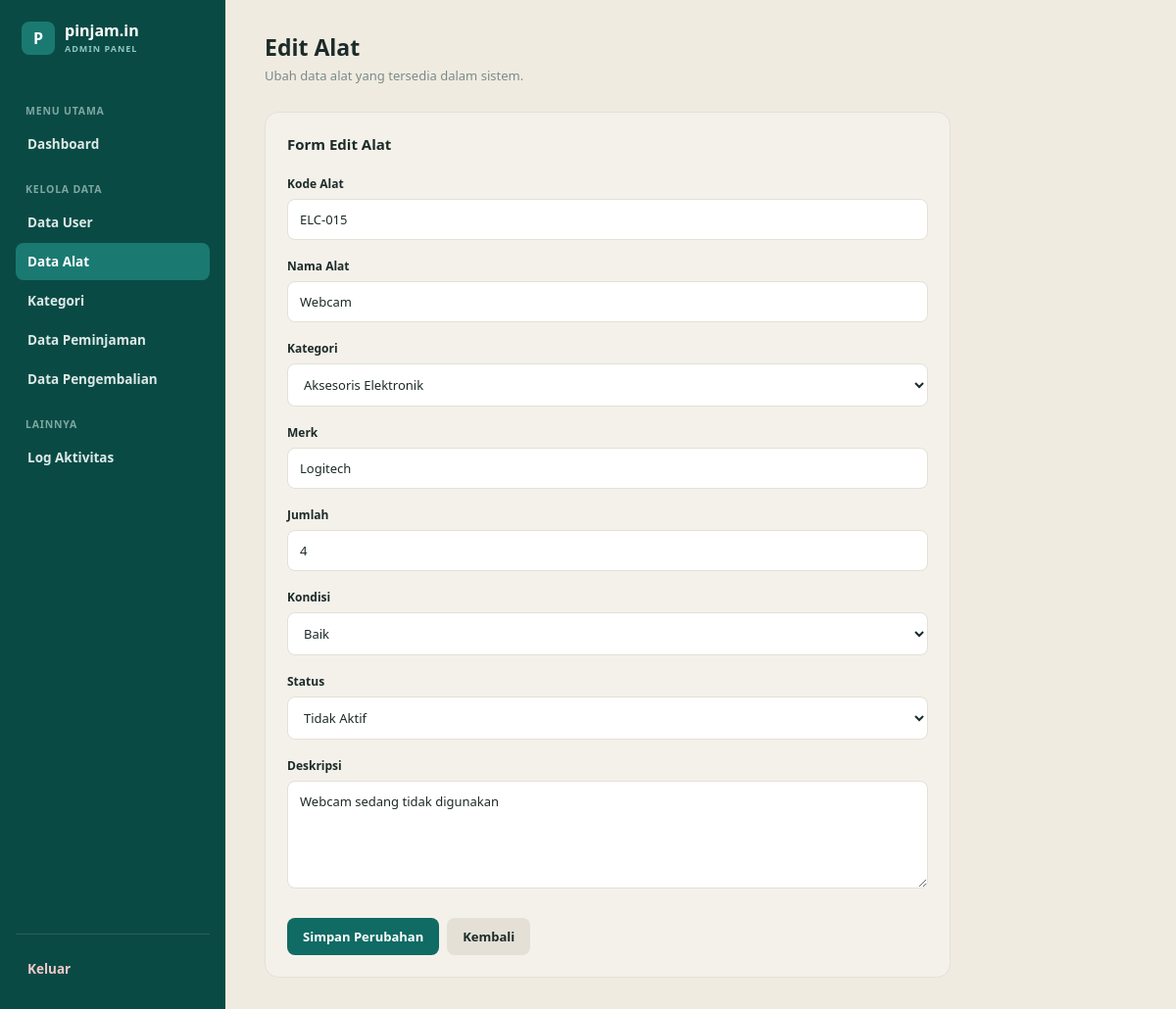
Page /View/v_edit_alat.php?id=15 (signed in) on the committed database.
### tables this page shows
CREATE TABLE `alat` (
  `id_alat` int(11) NOT NULL,
  `kode_alat` varchar(20) NOT NULL,
  `nama_alat` varchar(100) NOT NULL,
  `id_kategori` int(11) NOT NULL,
  `merk` varchar(50) DEFAULT NULL,
  `jumlah` int(11) NOT NULL DEFAULT 1,
  `kondisi` enum('baik','rusak_ringan','rusak_berat') NOT NULL DEFAULT 'baik',
  `status` enum('tersedia','dipinjam','tidak_aktif') NOT NULL DEFAULT 'tersedia',
  `deskripsi` text DEFAULT NULL
);

CREATE TABLE `kategori` (
  `id_kategori` int(11) NOT NULL,
  `nama_kategori` varchar(50) NOT NULL
);

### Model/m_koneksi.php (called while the page is built, shortened)
<?php
class koneksi {
    private $host = "localhost";
    private $username = "root";
    private $pass = "";
    private $db = "pinjamin_electronic";
    function __construct()
    {
        $this->koneksi = mysqli_connect($this->host, $this->username, $this->pass, $this->db);
    }
}
?>

### Model/m_alat.php (called while the page is built, shortened)
<?php
include_once __DIR__ . "/m_koneksi.php";
class m_alat
{
    public function get_by_id($id)
    {
        $koneksi = new koneksi();
        $sql = "SELECT * FROM alat WHERE id_alat = ?";
        $stmt = mysqli_prepare($koneksi->koneksi, $sql);
        mysqli_stmt_bind_param($stmt, "i", $id);
        mysqli_stmt_execute($stmt);
        $query = mysqli_stmt_get_result($stmt);
        return mysqli_fetch_assoc($query);
    }
}
?>

### View/v_edit_alat.php (the view, shortened to what this page needs)
<?php
require_once __DIR__ . '/../Model/m_koneksi.php';
require_once __DIR__ . '/../Model/m_alat.php';
$koneksi = new koneksi();
$model = new m_alat();
$id = (int) $_GET['id'];
$alat = $model->get_by_id($id);
$queryKategori = mysqli_query(
    $koneksi->koneksi,
    "SELECT id_kategori, nama_kategori
     FROM kategori
     ORDER BY nama_kategori ASC"
);
$dataKategori = [];
while ($row = mysqli_fetch_assoc($queryKategori)) {
    $dataKategori[] = $row;
}
function e($value)
{
    return htmlspecialchars((string)($value ?? ''), ENT_QUOTES, 'UTF-8');
}
?>
<!DOCTYPE html>
<html lang="id">
<head>
</head>
<body>
<div class="layout">
    <aside class="sidebar">
        <div class="brand">
            <div class="logo">P</div>
            <div class="brand-text">
                <div class="name">pinjam.in</div>
                <div class="tag">ADMIN PANEL</div>
            </div>
        </div>
        <div class="nav-group-label">Menu Utama</div>
        <a class="nav-item" href="v_homeadmin.php">Dashboard</a>
        <div class="nav-group-label">Kelola Data</div>
        <a class="nav-item" href="v_user.php">Data User</a>
        <a class="nav-item active" href="v_alat.php">Data Alat</a>
        <a class="nav-item" href="v_kategori.php">Kategori</a>
        <a class="nav-item" href="v_peminjaman.php">Data Peminjaman</a>
        <a class="nav-item" href="v_pengembalian.php">Data Pengembalian</a>
        <div class="nav-group-label">Lainnya</div>
        <a class="nav-item" href="v_log.php">Log Aktivitas</a>
        <div class="sidebar-footer">
            <a class="logout-btn" href="../Controller/c_logout.php">
                Keluar
            </a>
        </div>
    </aside>
    <main class="main">
        <div class="topbar">
            <div>
                <h1>Edit Alat</h1>
                <p>Ubah data alat yang tersedia dalam sistem.</p>
            </div>
        </div>
        <div class="panel">
            <h2 class="panel-title">Form Edit Alat</h2>
            <form action="../Controller/c_alat.php" method="POST">
                <div class="form-group">
                    <label for="kode_alat">Kode Alat</label>
                    <input
                        type="text"
                        id="kode_alat"
                        name="kode_alat"
                        value="<?= e($alat['kode_alat']) ?>"
                        placeholder="Masukkan kode alat"
                        required
                    >
                </div>
                <div class="form-group">
                    <label for="nama_alat">Nama Alat</label>
                    <input
                        type="text"
                        id="nama_alat"
                        name="nama_alat"
                        value="<?= e($alat['nama_alat']) ?>"
                        placeholder="Masukkan nama alat"
                        required
                    >
                </div>
                <div class="form-group">
                    <label for="id_kategori">Kategori</label>
                    <select id="id_kategori" name="id_kategori" required>
                        <?php foreach ($dataKategori as $kategori): ?>
                            <option
                                value="<?= (int)$kategori['id_kategori'] ?>"
                                <?= (int)$alat['id_kategori'] === (int)$kategori['id_kategori']
                                    ? 'selected'
                                    : '' ?>
                            >
                                <?= e($kategori['nama_kategori']) ?>
                            </option>
                        <?php endforeach; ?>
                    </select>
                </div>
                <div class="form-group">
                    <label for="merk">Merk</label>
                    <input
                        type="text"
                        id="merk"
                        name="merk"
                        value="<?= e($alat['merk']) ?>"
                        placeholder="Masukkan merk alat"
                    >
                </div>
                <div class="form-group">
                    <label for="jumlah">Jumlah</label>
                    <input
                        type="number"
                        id="jumlah"
                        name="jumlah"
                        value="<?= (int)$alat['jumlah'] ?>"
                        min="1"
                        required
                    >
                </div>
                <div class="form-group">
                    <label for="kondisi">Kondisi</label>
                    <select id="kondisi" name="kondisi" required>
                        <option value="baik"
                            <?= $alat['kondisi'] === 'baik' ? 'selected' : '' ?>>
                            Baik
                        </option>
                    </select>
                </div>
                <div class="form-group">
                    <label for="status">Status</label>
                    <select id="status" name="status" required>
                        <option value="tidak_aktif"
                            <?= $alat['status'] === 'tidak_aktif' ? 'selected' : '' ?>>
                            Tidak Aktif
                        </option>
                    </select>
                </div>
                <div class="form-group">
                    <label for="deskripsi">Deskripsi</label>
                    <textarea
                        id="deskripsi"
                        name="deskripsi"
                        placeholder="Masukkan deskripsi alat"
                    ><?= e($alat['deskripsi']) ?></textarea>
                </div>
                <div class="form-action">
                    <button
                        type="submit"
                        name="edit"
                        value="1"
                        class="btn-save"
                    >
                        Simpan Perubahan
                    </button>
                    <a href="v_alat.php" class="btn-cancel">
                        Kembali
                    </a>
                </div>
            </form>
        </div>
    </main>
</div>
</body>
</html>

### View/v_edit_alat.php (style rules this page uses)
:root { --cream: #f4f1ea; --cream-deep: #efebe1; --teal-dark: #0f6b64; --teal: #1a7a72; --teal-deep: #0a4a45; --ink: #1c2b29; --muted: #7d8a87; --card-border: #e4e0d6; }
* { box-sizing: border-box; }
body { margin: 0; font-family: 'Segoe UI', system-ui, sans-serif; background: var(--cream-deep); color: var(--ink); }
a { color: inherit; text-decoration: none; }
.layout { display: flex; min-height: 100vh; }
.sidebar { width: 230px; background: var(--teal-deep); color: white; display: flex; flex-direction: column; padding: 22px 16px; flex-shrink: 0; }
.brand { display: flex; align-items: center; gap: 10px; margin-bottom: 32px; padding: 0 6px; }
.logo { width: 34px; height: 34px; border-radius: 8px; background: var(--teal); display: flex; align-items: center; justify-content: center; flex-shrink: 0; font-weight: 800; }
.brand-text { line-height: 1.1; }
.brand-text .name { font-weight: 800; font-size: 16px; }
.brand-text .tag { font-size: 9px; letter-spacing: 1px; color: #8fc9c2; font-weight: 700; margin-top: 4px; }
.nav-group-label { font-size: 10.5px; letter-spacing: .8px; color: #7fa7a1; font-weight: 700; margin: 18px 10px 8px; text-transform: uppercase; }
.nav-item { display: flex; align-items: center; gap: 10px; padding: 10px 12px; border-radius: 8px; font-size: 13.5px; font-weight: 600; color: #dce9e7; margin-bottom: 2px; transition: background .15s ease; }
.nav-item.active { background: var(--teal); color: white; }
.sidebar-footer { margin-top: auto; padding-top: 16px; border-top: 1px solid rgba(255,255,255,.12); }
.logout-btn { display: block; padding: 10px 12px; border-radius: 8px; font-size: 13.5px; font-weight: 700; color: #f3c9c9; }
.main { flex: 1; padding: 32px 40px; max-width: 1200px; min-width: 0; }
.topbar { display: flex; align-items: center; justify-content: space-between; margin-bottom: 28px; }
.topbar h1 { font-size: 23px; font-weight: 800; margin: 0 0 4px; }
.topbar p { margin: 0; font-size: 13px; color: var(--muted); }
.panel { background: var(--cream); border: 1px solid var(--card-border); border-radius: 14px; padding: 22px; max-width: 700px; }
.panel-title { margin: 0 0 22px; font-size: 15px; font-weight: 800; }
.form-group { margin-bottom: 18px; }
.form-group label { display: block; font-size: 12px; font-weight: 700; margin-bottom: 7px; }
.form-group input, .form-group select, .form-group textarea { width: 100%; padding: 11px 12px; border: 1px solid var(--card-border); border-radius: 8px; background: white; color: var(--ink); font-family: inherit; font-size: 13px; outline: none; }
.form-group textarea { min-height: 110px; resize: vertical; }
.form-action { display: flex; gap: 8px; margin-top: 25px; }
.btn-save, .btn-cancel { border: none; border-radius: 8px; padding: 10px 16px; font-size: 13px; font-weight: 700; cursor: pointer; font-family: inherit; }
.btn-save { background: var(--teal-dark); color: white; }
.btn-cancel { background: #e4e0d6; color: var(--ink); }

### rows in the picture
alat: kode_alat "ELC-015", nama_alat "Webcam", id_kategori "Aksesoris Elektronik", merk "Logitech", jumlah "4", kondisi "Baik", status "Tidak Aktif", deskripsi "Webcam sedang tidak digunakan"
